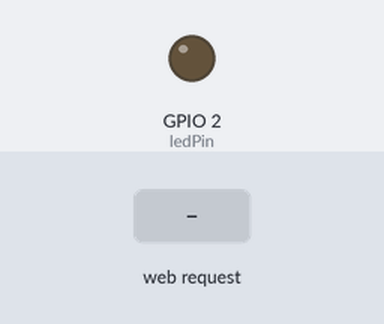
Recording of a sketch running on a simulated ESP32. Shown: output pins drawn as LEDs (lit = HIGH). Inputs (shaded band) come from the test bench. WiFi joins after 1.5 s; servers stay silent unless stated; what the sketch prints to the serial monitor is not drawn.

Above: at 2.7 s.
2.8 s: HTTP request GET /on received
At 3.5 s:
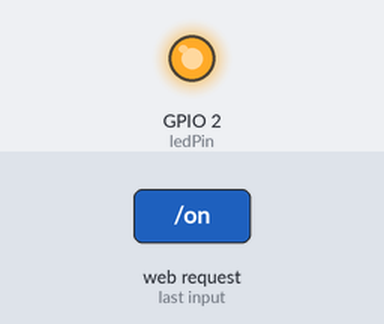
4.3 s: HTTP request GET /off received
At 4.7 s:
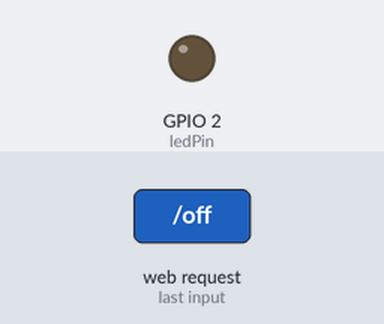
Timing chart, 0 to 7.3 s (numbered marks = the images above; inputs shaded):
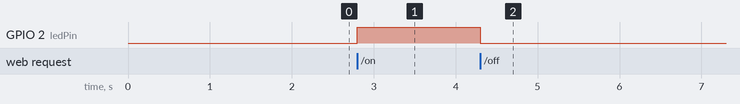

The sketch:

esp32-led-kontrol.ino
```cpp
#include <WiFi.h>
#include <WebServer.h>

const char* ssid = "WIFI_ADI";        // <-- Buraya kendi Wi-Fi ağ adını yaz
const char* password = "WIFI_SIFRESI"; // <-- Buraya şifreni yaz

WebServer server(80);

const int ledPin = 2; // LED pin

void handleRoot() {
  String html = "<h1>Merdiven Işıkları</h1>";
  html += "<p><a href=\"/on\">Aç</a></p>";
  html += "<p><a href=\"/off\">Kapat</a></p>";
  server.send(200, "text/html", html);
}

void handleOn() {
  digitalWrite(ledPin, HIGH);
  server.send(200, "text/html", "<p>LED Açıldı</p><a href='/'>Geri</a>");
}

void handleOff() {
  digitalWrite(ledPin, LOW);
  server.send(200, "text/html", "<p>LED Kapatıldı</p><a href='/'>Geri</a>");
}

void setup() {
  Serial.begin(115200);
  pinMode(ledPin, OUTPUT);
  WiFi.begin(ssid, password);
  while (WiFi.status() != WL_CONNECTED) {
    delay(500);
    Serial.print(".");
  }
  Serial.println("");
  Serial.println("WiFi bağlandı!");
  Serial.println(WiFi.localIP());

  server.on("/", handleRoot);
  server.on("/on", handleOn);
  server.on("/off", handleOff);
  server.begin();
  Serial.println("HTTP sunucu başlatıldı");
}

void loop() {
  server.handleClient();
}
```

Measured:
- after the input at 2.8 s, GPIO 2 (ledPin): LOW → HIGH at once
- after the input at 4.3 s, GPIO 2 (ledPin): HIGH → LOW at once
